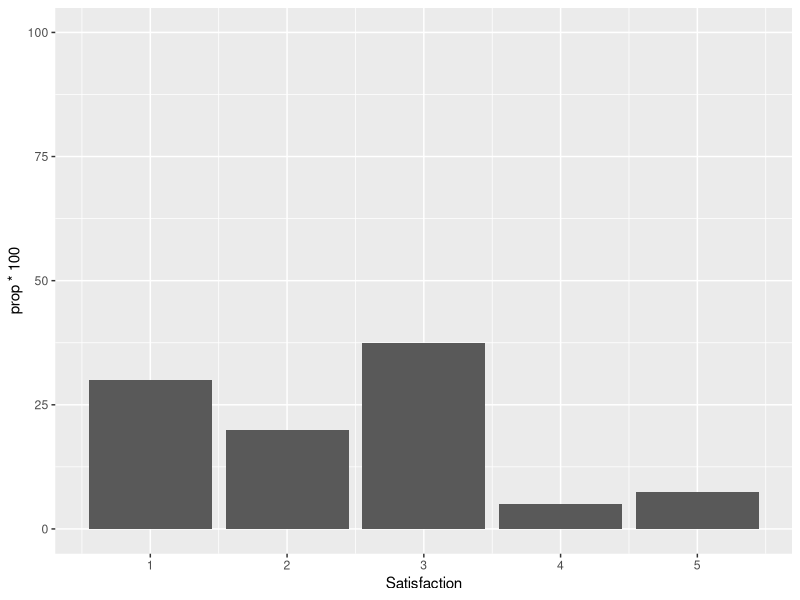
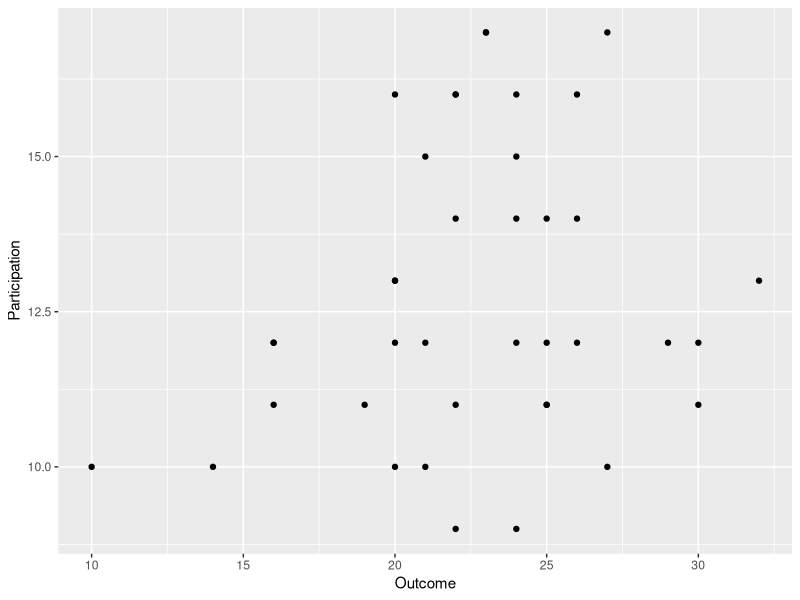

Source code (R) for these figures, in order:
## ---- chunk 1
 # Setup the R Markdown file
# We want to tell R not to include the results of all chunks of data. These grey code chunks won't show up in our Word document!
knitr::opts_chunk$set(echo = FALSE, warning = FALSE)


# Load packages
library(tidyverse) # Group of Tidyverse packages
library(psych)     # General purpose toolbox

# Read data (hypothetical; Program 1 only)
AEA_2019 <- read.csv("AEA 2019 Example Data_Program1.csv", header = TRUE)


# Read in new data (Program 2 only)
New_Data <- read.csv("AEA 2019 Example Data_Program2.csv", header = TRUE, fileEncoding = "UTF-8-BOM")

# Merge data
AEA_2019 <-
  AEA_2019 %>%
  bind_rows(New_Data)
## ---- chunk 2
# Assign missing values
AEA_2019 <- AEA_2019 %>% 
     mutate(Part_4 = na_if(Part_4, 9))

# Let R know the variable is categorical (nominal)
AEA_2019 <- AEA_2019 %>% 
     mutate(Program = factor(Program))

# Create a new variable of their total participation score
AEA_2019 <- AEA_2019 %>% 
     mutate(Participation = (AEA_2019$Part_1 + 
                             AEA_2019$Part_2 + 
                             AEA_2019$Part_3 + 
                             AEA_2019$Part_4 +
                             AEA_2019$Part_5))
## ---- chunk 3
# Frequency of satisfaction levels
Satisfaction_Dist <- AEA_2019 %>% 
  group_by(Satisfaction) %>% 
  summarize(n = n()) %>% 
  mutate(Percent = round(prop.table(n) * 100, 1)) 

# Bar chart of the satisfaction levels of participants. 
ggplot(AEA_2019, aes(x = Satisfaction, y = ..prop.. * 100, group = 1)) +
  geom_bar() +
  ylim(0, 100)
## ---- chunk 4
# Scatterplot
ggplot(data = AEA_2019, 
       mapping = aes(x = Outcome, 
                     y = Participation)) +
  geom_point()

correlation <- cor.test(AEA_2019$Outcome, AEA_2019$Participation)
